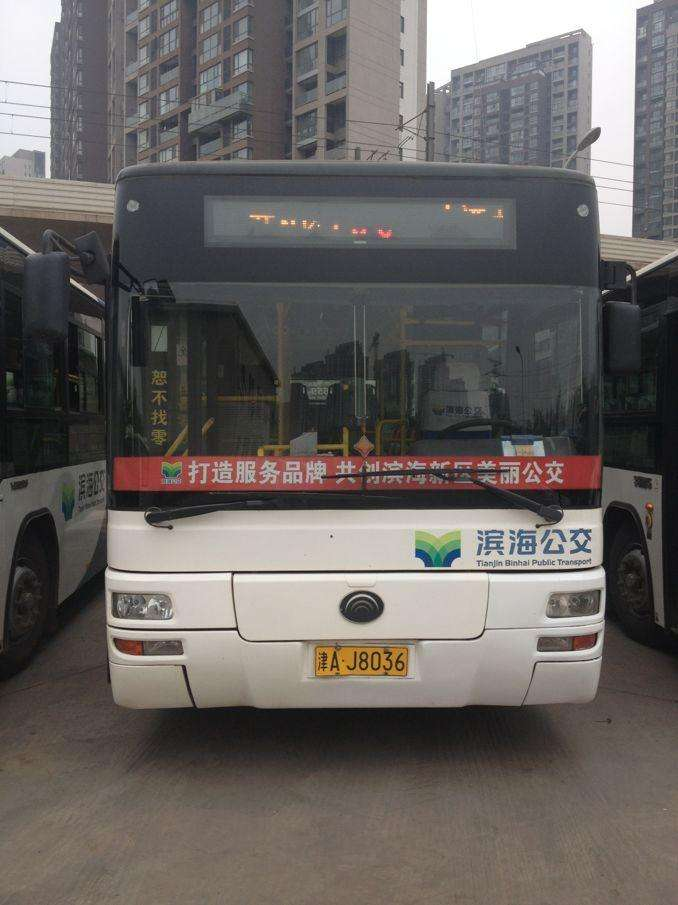
#> input picture image/test4.png, 678 x 905 px, found by its file name
$ jupyter execute --allow-errors '公交车图片.ipynb'   (older library calls are emulated)
#> lines starting #> are read from the running program, lines starting #| are printed output that depends on the picture; after the words box and inside, x2 and y2 are one past the last pixel; in counts of white or black regions, pixels touching at a corner belong together
[cell 1]
# 导入所需模块
import cv2
from matplotlib import pyplot as plt
import os
import numpy as np

[cell 2]
# 定义必要函数

# 显示图片
def cv_show(name,img):
    cv2.imshow(name,img)
    cv2.waitKey()
    cv2.destroyAllWindows()

# plt显示彩色图片
def plt_show0(img):
    b,g,r = cv2.split(img)
    img = cv2.merge([r, g, b])
    plt.imshow(img)
    plt.show()

# plt显示灰度图片
def plt_show(img):
    plt.imshow(img,cmap='gray')
    plt.show()

# 图像去噪灰度处理
def gray_guss(image):
    image = cv2.GaussianBlur(image, (3, 3), 0)
    gray_image = cv2.cvtColor(image, cv2.COLOR_RGB2GRAY)
    return gray_image

[cell 3]
# 读取待检测图片
origin_image = cv2.imread('./image/test4.png')
#> origin_image is the input picture: shape (905, 678, 3); mean B, G, R 96.8, 99.2, 103.8
plt_show0(origin_image)

[cell 4]
# 提取车牌部分图片
def get_carLicense_img(image):
    gray_image = gray_guss(image)
    Sobel_x = cv2.Sobel(gray_image, cv2.CV_16S, 1, 0)
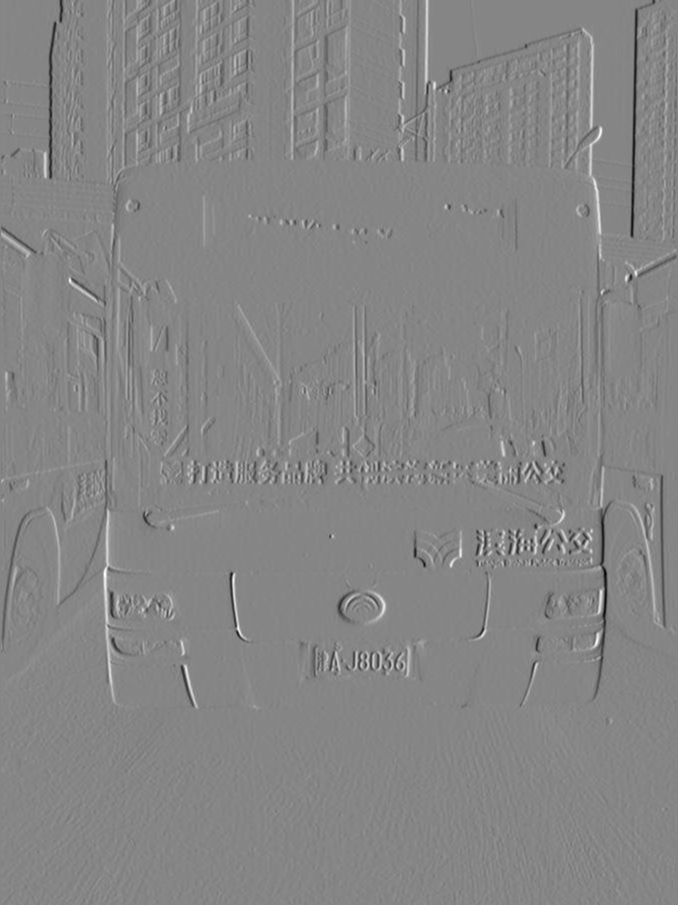
#> Sobel_x: shape (905, 678) int16; min -518, max 469, mean -0.4; drawn with min black and max white
    absX = cv2.convertScaleAbs(Sobel_x)
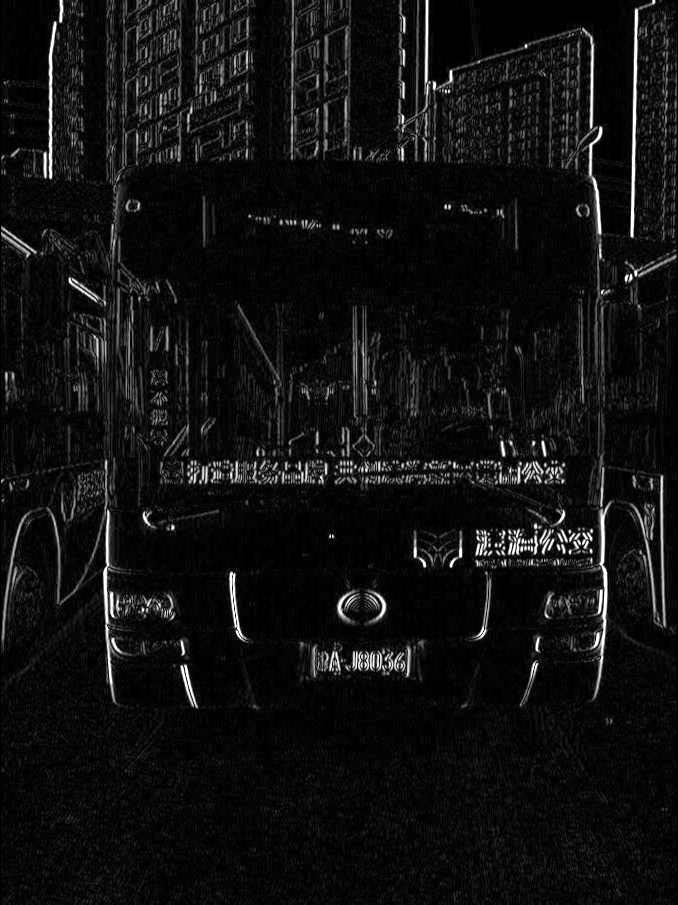
#> absX: shape (905, 678); min 0, max 255, mean 17
    image = absX
    ret, image = cv2.threshold(image, 0, 255, cv2.THRESH_OTSU)
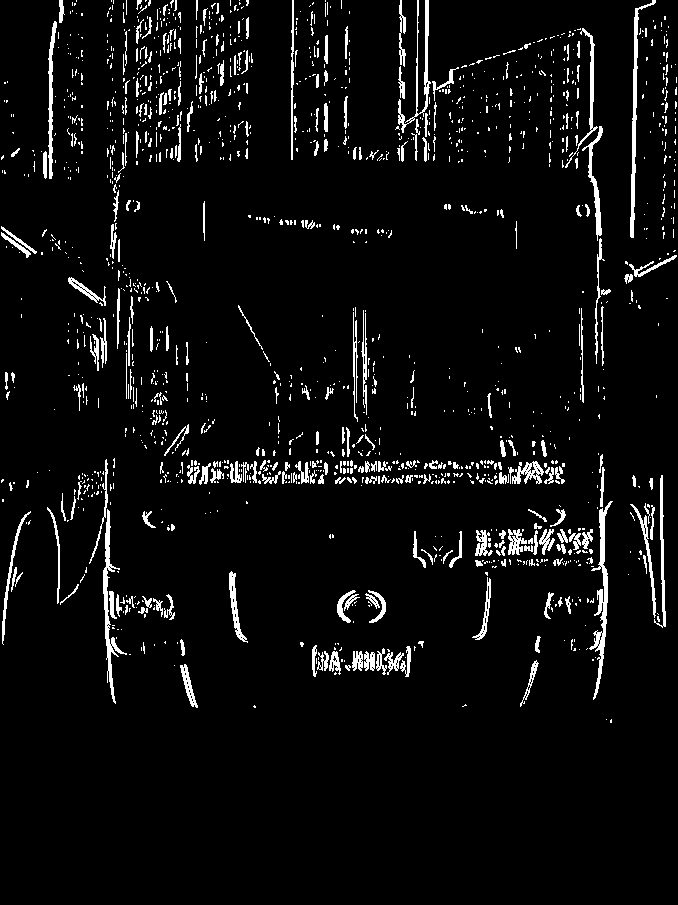
#> image: shape (905, 678); 5.2% white in thin lines or dots, all inside (x1, y1, x2, y2) = (1, 0, 677, 723)
#> ret = 71
    kernelX = cv2.getStructuringElement(cv2.MORPH_RECT, (17, 5))
    image = cv2.morphologyEx(image, cv2.MORPH_CLOSE, kernelX,iterations = 3)
#> image: shape (905, 678); 31.4% white; 25 white regions (10 under 20 px), largest, box (x1, y1, x2, y2) and area: (0, 0, 678, 708) 185325, (300, 641, 424, 677) 2924, (337, 590, 386, 623) 1368
    kernelX = cv2.getStructuringElement(cv2.MORPH_RECT, (20, 1))
    kernelY = cv2.getStructuringElement(cv2.MORPH_RECT, (1, 19))
    image = cv2.dilate(image, kernelX)
#> image: shape (905, 678); 37.7% white; 24 white regions, largest, box (x1, y1, x2, y2) and area: (0, 0, 678, 708) 216920, (291, 641, 434, 677) 3760, (194, 201, 402, 243) 2365
    image = cv2.erode(image, kernelX)
#> image: shape (905, 678); 31.4% white; 25 white regions (10 under 20 px), largest, box (x1, y1, x2, y2) and area: (0, 0, 678, 708) 185108, (301, 641, 425, 677) 2924, (338, 590, 387, 623) 1368
    image = cv2.erode(image, kernelY)
#> image: shape (905, 678); 23.1% white; 17 white regions (6 under 20 px), largest, box (x1, y1, x2, y2) and area: (0, 0, 678, 686) 98199, (399, 0, 678, 412) 40804, (313, 652, 411, 668) 1033
    image = cv2.dilate(image, kernelY)
#> image: shape (905, 678); 29.3% white; 15 white regions (1 under 20 px), largest, box (x1, y1, x2, y2) and area: (0, 0, 678, 699) 126345, (399, 0, 678, 421) 46510, (313, 643, 411, 677) 2797
    image = cv2.medianBlur(image, 15)
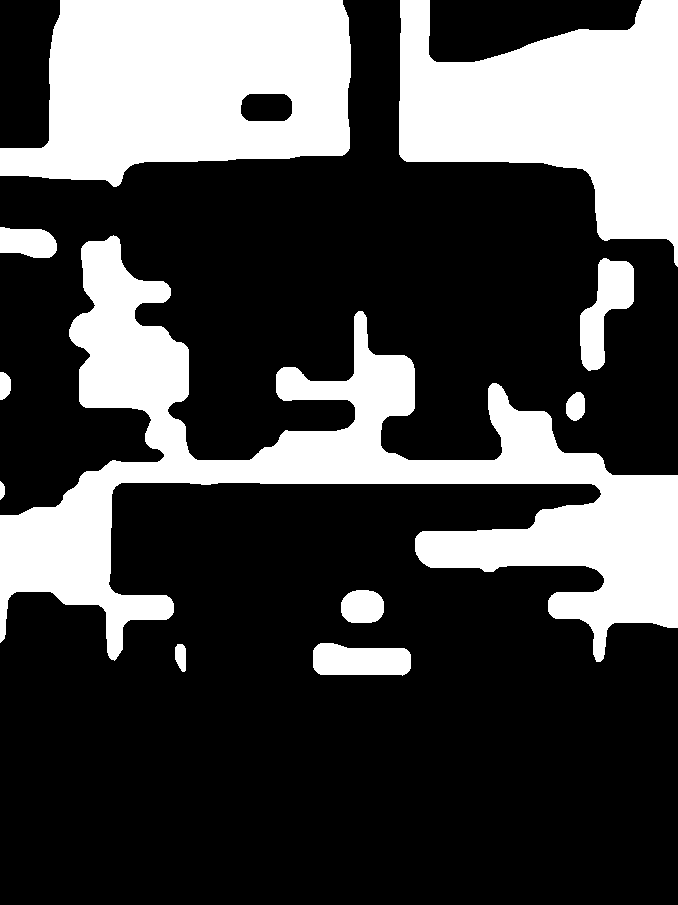
#> image: shape (905, 678); 29% white; 11 white regions
    contours, hierarchy = cv2.findContours(image, cv2.RETR_EXTERNAL, cv2.CHAIN_APPROX_SIMPLE)
#> contours = 11 contours; largest, box (x1, y1, x2, y2) and area: (0, 235, 678, 662) 74637, (0, 0, 351, 187) 50076, (399, 0, 678, 267) 42142, (580, 258, 634, 371) 3031, (313, 643, 411, 676) 2590
    for item in contours:
        rect = cv2.boundingRect(item)
        x = rect[0]
        y = rect[1]
        weight = rect[2]
        height = rect[3]
        if (weight > (height * 2.5)) and (weight < (height * 4)):
            image = origin_image[y:y + height, x:x + weight]
            return image
#> this loop made 2 passes
#> (x, y, weight, height) on passes 1 to 2: (175, 644, 11, 28), (313, 643, 98, 33)

[cell 5]
image = origin_image.copy()
carLicense_image = get_carLicense_img(image)
plt_show0(carLicense_image)
#> in plt_show0 (call 2), `b,g,r = cv2.split(img)`:
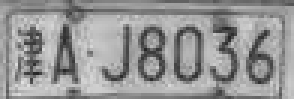
#> r: shape (33, 98) (shown 3 times larger); min 37, max 224, mean 149
cv2.imwrite('./car_license/test4.png', carLicense_image)
#> Out = True

[cell 6]
# 加载图片
rawImage = cv2.imread("./car_license/test4.png")
plt_show0(rawImage)

[cell 7]
# 灰度处理
image = rawImage.copy()
gray_image = cv2.cvtColor(image, cv2.COLOR_RGB2GRAY)
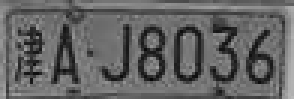
#> gray_image: shape (33, 98) (shown 3 times larger); min 5, max 184, mean 99.4
plt_show(gray_image)

[cell 8]
# 自适应阈值处理(二值化)
ret, image = cv2.threshold(gray_image, 0, 255, cv2.THRESH_OTSU)
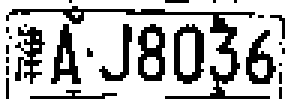
#> image: shape (33, 98) (shown 3 times larger); 72.4% white; black in thin lines or dots
#> ret = 85
plt_show(image)

[cell 9]
image.shape # 47行，170列
rows = image.shape[0]
#> rows = 33
cols = image.shape[1]
#> cols = 98
print(rows,cols)
#| 33 98

[cell 10]
# 二值统计,统计没每一行的黑值（0）的个数
hd = []
for row in range(rows):
    res = 0
    for col in range(cols):
        if image[row][col] == 0:
            res = res+1
    hd.append(res)
len(hd)
max(hd)
#> Out = 62

[cell 11]
# 画出柱状图
y = [y for y in range(rows)]
#> y = 33 values from 0 to 32
x = hd
plt.barh(y,x,color='black',height=1)
# 设置x，y轴标签
plt.xlabel('0_number')
plt.ylabel('row')
# 设置刻度
plt.xticks([x for x in range(0,130,5)])
plt.yticks([y for y in range(0,rows,1)])

plt.show()

[cell 12]
x = range(int(rows/2),2,-1)
x = [*x]
x

[cell 13]
# 定义一个算法,找到波谷,定位车牌字符的行数区域
# 我的思路;对于一个车牌,中间位置肯定是有均匀的黑色点的,所以我将图片垂直分为两部分,找波谷
mean = sum(hd[0:int(rows/2)])/(int(rows/2)+1)
#> mean = 22.59
mean
region = []
for i in range(int(rows/2),2,-1): # 0,1行肯定是边框,直接不考虑,直接从第二行开始
    if hd[i]<mean:
        region.append(i)
        break
#> after the loop, region = [8]
for i in range(int(rows/2),rows): # 0,1行肯定是边框,直接不考虑,直接从第二行开始
    if hd[i]<mean:
        region.append(i)
        break
#> after the loop, region = [8, 27]
region
#> Out = [8, 27]

[cell 14]
image1 = image[region[0]:region[1],:] # 使用行区间
plt_show(image1)

[cell 15]
image11 = image1.copy()
image11.shape # 47行，170列
rows = image11.shape[0]
#> rows = 19
cols = image11.shape[1]
print(rows,cols)
#| 19 98

[cell 16]
# 二值统计,统计没每一列的黑值（0）的个数
hd1 = []
for col in range(cols):
    res = 0
    for row in range(rows):
        if image11[row][col] == 0:
            res = res+1
    hd1.append(res)
len(hd1)
max(hd1)
#> Out = 18

[cell 17]
# 画出柱状图
y = hd1 # 点个数
x = [x for x in range(cols)] # 列数
#> x = 98 values from 0 to 97
plt.bar(x,y,color='black',width=1)
# 设置x，y轴标签
plt.xlabel('col')
plt.ylabel('0_number')
# 设置刻度
plt.xticks([x for x in range(0,cols,10)])
plt.yticks([y for y in range(0,max(hd1)+5,5)])

plt.show()

[cell 18]
mean = sum(hd1)/len(hd1)
# 简单的筛选
for i in range(cols):
    if hd1[i] < mean/4:
        hd1[i] = 0

[cell 19]
# 画出柱状图
y = hd1 # 点个数
x = [x for x in range(cols)] # 列数
plt.bar(x,y,color='black',width=1)
# 设置x，y轴标签
plt.xlabel('col')
plt.ylabel('0_number')
# 设置刻度
plt.xticks([x for x in range(0,cols,10)])
plt.yticks([y for y in range(0,max(hd1)+5,5)])

plt.show()

[cell 20]
# 找所有不为0的区间(列数)
region1 = []
reg = []
for i in range(cols-1):
    if hd1[i]==0 and hd1[i+1] != 0:
        reg.append(i)
    if hd1[i]!=0 and hd1[i+1] == 0:
        reg.append(i+2)
    if len(reg) == 2:
        if (reg[1]-reg[0])>5: # 限定区间长度要大于5(可以更大),过滤掉不需要的点
            region1.append(reg)
            reg = []
        else:
            reg = []
region1

[cell 21]
# 测试
image2 = image1[:,region1[0][0]:region1[0][1]]
plt_show(image2)

[cell 22]
# 为了使字符之间还是存在空格,定义一个2像素白色的区域
import numpy as np
white = []
for i in range(rows*2):
    white.append(255)
white = np.array(white)
white = white.reshape(rows,2)
white.shape

[cell 23]
#  遍历所有区域,保存字符图片到列表
p = []
for r in region1:
    r = image1[:,r[0]:r[1]]
    plt_show(r)
    p.append(r)
    p.append(white)
#> after the loop, p = 14 items

[cell 24]
# 将字符图片列表拼接为一张图
image2 = np.hstack(p)
plt_show(image2)

[cell 25]
# 将分割好的字符图片保存到文件夹
print(region)
#| [8, 27]
print(region1)
#| [[4, 15], [17, 27], [33, 45], [45, 56], [57, 69], [69, 81], [81, 93]]

[cell 26]
v_image = rawImage[region[0]:region[1],:]
plt_show0(v_image)

[cell 27]
i = 1
for reg in region1:
    h_image = v_image[:,reg[0]:reg[1]]
    plt_show0(h_image)
    cv2.imwrite('./words/test4_'+str(i)+'.png', h_image)
    i = i+1
#> this loop made 7 passes
#> pass 1, in plt_show0 (call 5), `plt.show()`:
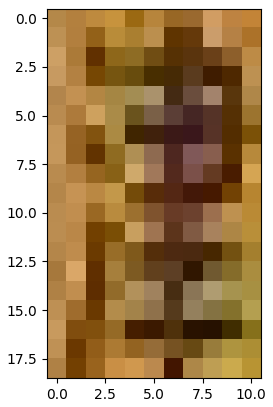
#> figure drawn by matplotlib, 1 panel
#> pass 2, in plt_show0 (call 6), `plt.show()`:
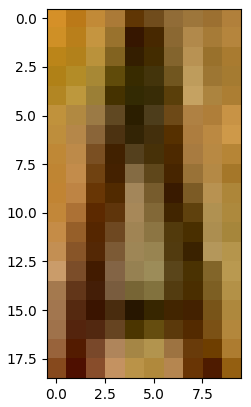
#> figure drawn by matplotlib, 1 panel
#> after the loop, i = 8

[cell 28]
word_images = []
for i in range(1,8):
    word =  cv2.imread('./words/test4_'+str(i)+'.png',0)
    ret, word = cv2.threshold(word, 0, 255, cv2.THRESH_OTSU | cv2.THRESH_BINARY_INV)
#> ret = 94
    word_images.append(word)
word_images
plt.imshow(word_images[0],cmap='gray')
for i,j in enumerate(word_images):
    plt.subplot(1,8,i+1)
    plt.imshow(word_images[i],cmap='gray')
plt.show()
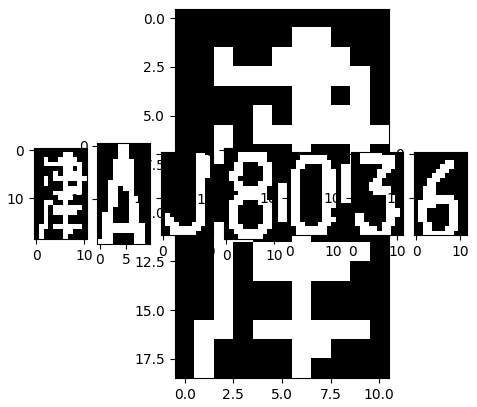
#> figure drawn by matplotlib, 8 panels

[cell 29]
import os
# 准备模板
template = ['0','1','2','3','4','5','6','7','8','9',
            'A','B','C','D','E','F','G','H','J','K','L','M','N','P','Q','R','S','T','U','V','W','X','Y','Z',
            '藏','川','鄂','甘','赣','贵','桂','黑','沪','吉','冀','津','晋','京','辽','鲁','蒙','闽','宁',
            '青','琼','陕','苏','皖','湘','新','渝','豫','粤','云','浙']

# 读取一个文件夹下的所有图片，输入参数是文件名，返回文件地址列表
def read_directory(directory_name):
    referImg_list = []
    for filename in os.listdir(directory_name):
        referImg_list.append(directory_name + "/" + filename)
    return referImg_list

# 中文模板列表（只匹配车牌的第一个字符）
def get_chinese_words_list():
    chinese_words_list = []
    for i in range(34,64):
        c_word = read_directory('./refer1/'+ template[i])
        chinese_words_list.append(c_word)
    return chinese_words_list
#> (the rest of this cell did not finish here and is left out)

[cell 30]
def template_matching(word_images):
    results = []
    for index,word_image in enumerate(word_images):
        if index==0:
            best_score = []
            for chinese_words in chinese_words_list:
                score = []
                for chinese_word in chinese_words:
                    result = template_score(chinese_word,word_image)
                    score.append(result)
                best_score.append(max(score))
            i = best_score.index(max(best_score))
            # print(template[34+i])
            r = template[34+i]
            results.append(r)
            continue
        if index==1:
            best_score = []
            for eng_word_list in eng_words_list:
                score = []
                for eng_word in eng_word_list:
                    result = template_score(eng_word,word_image)
                    score.append(result)
                best_score.append(max(score))
            i = best_score.index(max(best_score))
            # print(template[10+i])
            r = template[10+i]
            results.append(r)
            continue
        else:
            best_score = []
            for eng_num_word_list in eng_num_words_list:
                score = []
                for eng_num_word in eng_num_word_list:
                    result = template_score(eng_num_word,word_image)
                    score.append(result)
                best_score.append(max(score))
            i = best_score.index(max(best_score))
            # print(template[i])
            r = template[i]
            results.append(r)
            continue
    return results

[cell 31]
word_images_ = word_images.copy()
#> word_images_ = 7 items
#> (the rest of this cell did not finish here and is left out)

[cell 32]
height,weight = origin_image.shape[0:2]
print(height)
#| 905
print(weight)
#| 678

[cell 33]
# 中文无法显示已处理
image = origin_image.copy()
from PIL import Image,ImageDraw,ImageFont
import numpy as np
image = cv2.cvtColor(image,cv2.COLOR_BGR2RGB)
image = Image.fromarray(image)
draw = ImageDraw.Draw(image)
#文字位置
position = (int(0.2*weight), int(0.75*height))
#字体 字体与大小 (字体文件采用windows自带的，在如下目录里面)
font = ImageFont.truetype(r"C:/Windows/Fonts/simsun.ttc", 40)
#颜色 rgb格式
fill = (0,255,0)
#> (the rest of this cell did not finish here and is left out)
